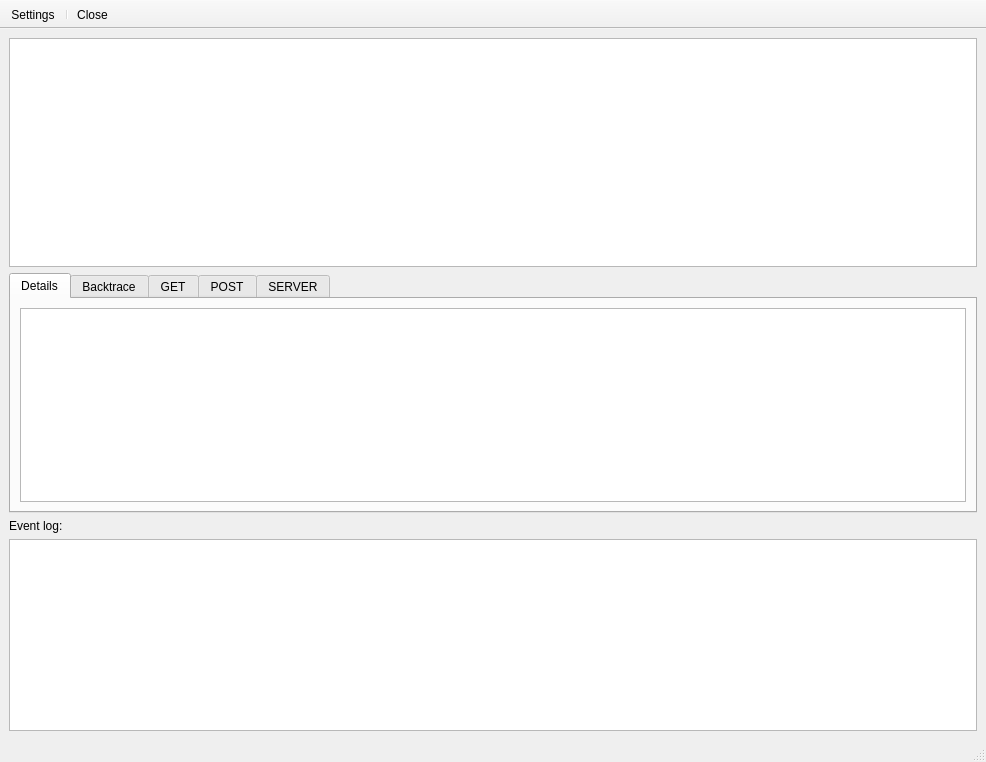
<?xml version="1.0" encoding="UTF-8"?>
<ui version="4.0">
 <class>MainWindow</class>
 <widget class="QMainWindow" name="MainWindow">
  <property name="geometry">
   <rect>
    <x>0</x>
    <y>0</y>
    <width>986</width>
    <height>762</height>
   </rect>
  </property>
  <property name="windowTitle">
   <string>Webiny Notifier</string>
  </property>
  <property name="windowIcon">
   <iconset resource="../resources/webiny.qrc">
    <normaloff>:/webiny/favicon.ico</normaloff>:/webiny/favicon.ico</iconset>
  </property>
  <property name="unifiedTitleAndToolBarOnMac">
   <bool>false</bool>
  </property>
  <widget class="QWidget" name="centralwidget">
   <layout class="QVBoxLayout" name="verticalLayout_2">
    <item>
     <widget class="QTableView" name="viewNotifications">
      <property name="sizePolicy">
       <sizepolicy hsizetype="Expanding" vsizetype="Expanding">
        <horstretch>0</horstretch>
        <verstretch>0</verstretch>
       </sizepolicy>
      </property>
      <property name="styleSheet">
       <string notr="true"/>
      </property>
      <property name="selectionMode">
       <enum>QAbstractItemView::SingleSelection</enum>
      </property>
      <property name="selectionBehavior">
       <enum>QAbstractItemView::SelectRows</enum>
      </property>
      <property name="showGrid">
       <bool>true</bool>
      </property>
      <attribute name="horizontalHeaderStretchLastSection">
       <bool>true</bool>
      </attribute>
     </widget>
    </item>
    <item>
     <layout class="QVBoxLayout" name="verticalLayout">
      <item>
       <widget class="QTabWidget" name="notificationTabs">
        <property name="enabled">
         <bool>true</bool>
        </property>
        <property name="currentIndex">
         <number>0</number>
        </property>
        <property name="movable">
         <bool>true</bool>
        </property>
        <widget class="QWidget" name="detailsTab">
         <attribute name="title">
          <string>Details</string>
         </attribute>
         <layout class="QHBoxLayout" name="horizontalLayout_2">
          <item>
           <widget class="QTableView" name="viewDetails">
            <attribute name="horizontalHeaderVisible">
             <bool>false</bool>
            </attribute>
            <attribute name="horizontalHeaderStretchLastSection">
             <bool>true</bool>
            </attribute>
           </widget>
          </item>
         </layout>
        </widget>
        <widget class="QWidget" name="backtraceTab">
         <attribute name="title">
          <string>Backtrace</string>
         </attribute>
         <layout class="QHBoxLayout" name="horizontalLayout">
          <item>
           <widget class="QTextEdit" name="viewBacktrace">
            <property name="html">
             <string>&lt;!DOCTYPE HTML PUBLIC &quot;-//W3C//DTD HTML 4.0//EN&quot; &quot;http://www.w3.org/TR/REC-html40/strict.dtd&quot;&gt;
&lt;html&gt;&lt;head&gt;&lt;meta name=&quot;qrichtext&quot; content=&quot;1&quot; /&gt;&lt;style type=&quot;text/css&quot;&gt;
p, li { white-space: pre-wrap; }
&lt;/style&gt;&lt;/head&gt;&lt;body style=&quot; font-family:'MS Shell Dlg 2'; font-size:8.25pt; font-weight:400; font-style:normal;&quot;&gt;
&lt;p style=&quot;-qt-paragraph-type:empty; margin-top:0px; margin-bottom:0px; margin-left:0px; margin-right:0px; -qt-block-indent:0; text-indent:0px; font-size:8pt;&quot;&gt;&lt;br /&gt;&lt;/p&gt;&lt;/body&gt;&lt;/html&gt;</string>
            </property>
           </widget>
          </item>
         </layout>
        </widget>
        <widget class="QWidget" name="getTab">
         <attribute name="title">
          <string>GET</string>
         </attribute>
         <layout class="QHBoxLayout" name="horizontalLayout_3">
          <item>
           <widget class="QTreeView" name="viewGet">
            <property name="alternatingRowColors">
             <bool>true</bool>
            </property>
           </widget>
          </item>
         </layout>
        </widget>
        <widget class="QWidget" name="postTab">
         <attribute name="title">
          <string>POST</string>
         </attribute>
         <layout class="QHBoxLayout" name="horizontalLayout_4">
          <item>
           <widget class="QTreeView" name="viewPost">
            <property name="alternatingRowColors">
             <bool>true</bool>
            </property>
           </widget>
          </item>
         </layout>
        </widget>
        <widget class="QWidget" name="serverTab">
         <attribute name="title">
          <string>SERVER</string>
         </attribute>
         <layout class="QHBoxLayout" name="horizontalLayout_5">
          <item>
           <widget class="QTreeView" name="viewServer">
            <property name="alternatingRowColors">
             <bool>true</bool>
            </property>
            <property name="headerHidden">
             <bool>true</bool>
            </property>
           </widget>
          </item>
         </layout>
        </widget>
       </widget>
      </item>
      <item>
       <widget class="QLabel" name="label">
        <property name="text">
         <string>Event log:</string>
        </property>
       </widget>
      </item>
      <item>
       <widget class="QPlainTextEdit" name="processMonitor"/>
      </item>
     </layout>
    </item>
   </layout>
  </widget>
  <widget class="QStatusBar" name="statusbar"/>
  <widget class="QToolBar" name="toolBar">
   <property name="enabled">
    <bool>true</bool>
   </property>
   <property name="windowTitle">
    <string>toolBar</string>
   </property>
   <property name="movable">
    <bool>false</bool>
   </property>
   <property name="toolButtonStyle">
    <enum>Qt::ToolButtonTextUnderIcon</enum>
   </property>
   <property name="floatable">
    <bool>false</bool>
   </property>
   <attribute name="toolBarArea">
    <enum>TopToolBarArea</enum>
   </attribute>
   <attribute name="toolBarBreak">
    <bool>false</bool>
   </attribute>
   <addaction name="actionSettings"/>
   <addaction name="separator"/>
   <addaction name="actionClose"/>
  </widget>
  <action name="actionSettings">
   <property name="icon">
    <iconset resource="../resources/webiny.qrc">
     <normaloff>:/webiny/gear.png</normaloff>:/webiny/gear.png</iconset>
   </property>
   <property name="text">
    <string>Settings</string>
   </property>
   <property name="toolTip">
    <string>Settings</string>
   </property>
  </action>
  <action name="actionClose">
   <property name="icon">
    <iconset resource="../resources/webiny.qrc">
     <normaloff>:/webiny/exit.png</normaloff>:/webiny/exit.png</iconset>
   </property>
   <property name="text">
    <string>Close</string>
   </property>
   <property name="toolTip">
    <string>Close</string>
   </property>
  </action>
 </widget>
 <resources>
  <include location="../resources/webiny.qrc"/>
 </resources>
 <connections/>
</ui>
